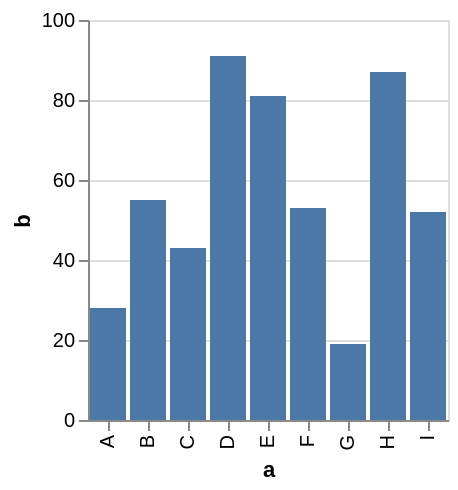

The Vega-Lite source for this figure:
### Vega specification from a JSON file in a GitHub repository (floating-point values rounded to 4 significant figures)
{"$schema": "https://vega.github.io/schema/vega/v5.json", "description": "A simple bar chart with embedded data with tooltip.", "background": "white", "padding": 5, "height": 200, "style": "cell", "data": [{"name": "source_0", "values": [{"a": "A", "b": 28}, {"a": "B", "b": 55}, {"a": "C", "b": 43}, {"a": "D", "b": 91}, {"a": "E", "b": 81}, {"a": "F", "b": 53}, {"a": "G", "b": 19}, {"a": "H", "b": 87}, {"a": "I", "b": 52}]}, {"name": "data_0", "source": "source_0", "transform": [{"type": "filter", "expr": "isValid(datum[\"b\"]) && isFinite(+datum[\"b\"])"}]}], "signals": [{"name": "x_step", "value": 20}, {"name": "width", "update": "bandspace(domain('x').length, 0.1, 0.05) * x_step"}], "marks": [{"name": "marks", "type": "rect", "style": ["bar"], "from": {"data": "data_0"}, "encode": {"update": {"fill": {"value": "#4c78a8"}, "tooltip": {"signal": "format(datum[\"b\"], \"\")"}, "x": {"scale": "x", "field": "a"}, "width": {"scale": "x", "band": true}, "y": {"scale": "y", "field": "b"}, "y2": {"scale": "y", "value": 0}}}}], "scales": [{"name": "x", "type": "band", "domain": {"data": "data_0", "field": "a", "sort": true}, "range": {"step": {"signal": "x_step"}}, "paddingInner": 0.1, "paddingOuter": 0.05}, {"name": "y", "type": "linear", "domain": {"data": "data_0", "field": "b"}, "range": [{"signal": "height"}, 0], "nice": true, "zero": true}], "axes": [{"scale": "y", "orient": "left", "grid": true, "tickCount": {"signal": "ceil(height/40)"}, "domain": false, "labels": false, "maxExtent": 0, "minExtent": 0, "ticks": false, "zindex": 0}, {"scale": "x", "orient": "bottom", "grid": false, "title": "a", "labelAlign": "right", "labelAngle": 270, "labelBaseline": "middle", "labelOverlap": true, "zindex": 0}, {"scale": "y", "orient": "left", "grid": false, "title": "b", "labelOverlap": true, "tickCount": {"signal": "ceil(height/40)"}, "zindex": 0}]}
